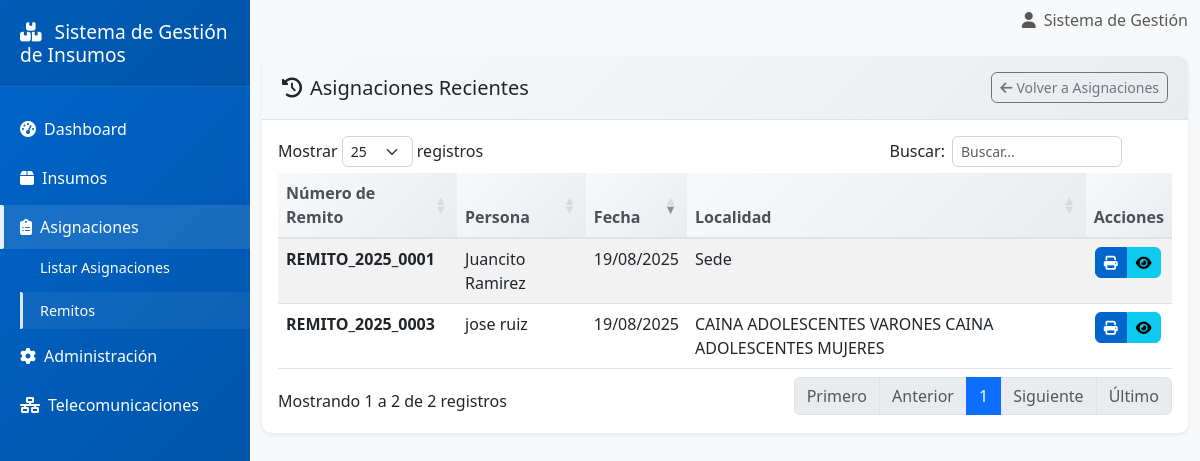
The page /pages/reportes/remito.php on the database its author committed.
### tables this page shows
CREATE TABLE `remitos` (
  `id_remito` int(11) NOT NULL,
  `numero_remito` varchar(50) NOT NULL,
  `id_sede` int(11) NOT NULL,
  `id_area` int(11) NOT NULL,
  `nombre_persona_asignada` varchar(100) NOT NULL,
  `apellido_persona_asignada` varchar(100) NOT NULL,
  `fecha_asignacion` date NOT NULL,
  `estado` enum('Activa','Devuelta') NOT NULL DEFAULT 'Activa',
  `fecha_devolucion` date DEFAULT NULL,
  `observaciones` varchar(255) DEFAULT NULL
);

CREATE TABLE `sedes` (
  `id_sede` int(11) NOT NULL,
  `id_localidad` int(11) NOT NULL,
  `nombre_sede` varchar(100) NOT NULL,
  `direccion` varchar(255) DEFAULT NULL,
  `delegado_nombre` varchar(100) DEFAULT NULL,
  `delegado_apellido` varchar(100) DEFAULT NULL,
  `delegado_telefono` varchar(50) DEFAULT NULL
);

### includes/config.php (called while the page is built, shortened)
<?php
function app_base_url(): string {
    $env = getenv('APP_BASE_URL');
    $script = isset($_SERVER['SCRIPT_NAME']) ? $_SERVER['SCRIPT_NAME'] : '';
    if (strpos($script, '/pages/') !== false) {
        return substr($script, 0, strpos($script, '/pages/'));
    }
    return defined('BASE_URL') ? BASE_URL : '';
}
?>

### pages/reportes/remito.php (the view, shortened to what this page needs)
<?php
require_once '../../includes/config.php';
$conexion = conectarDB();
$stmt = $conexion->query("SELECT r.numero_remito, r.fecha_asignacion, r.nombre_persona_asignada, r.apellido_persona_asignada,
                                 ar.nombre_area, s.nombre_sede
                          FROM remitos r
                          JOIN areas ar ON r.id_area = ar.id_area
                          JOIN sedes s ON r.id_sede = s.id_sede
                          ORDER BY r.fecha_asignacion DESC
                          LIMIT 10");
$asignaciones_recientes = $stmt->fetchAll();
?>
<?php include '../../includes/header.php'; ?>
<div class="card">
    <div class="card-header d-flex justify-content-between align-items-center">
        <h5 class="mb-0">
            <i class="fas fa-history me-2"></i>Asignaciones Recientes
        </h5>
        <a class="btn btn-outline-secondary btn-sm" href="<?php echo app_base_url(); ?>/pages/asignaciones/listar.php">
            <i class="fas fa-arrow-left me-1"></i>Volver a Asignaciones
        </a>
    </div>
    <div class="card-body">
        <?php if (empty($asignaciones_recientes)): ?>
            <div class="text-center py-4">
                <i class="fas fa-file-pdf fa-3x text-muted mb-3"></i>
                <h5 class="text-muted">No hay remitos recientes</h5>
                <p class="text-muted">No se han generado remitos aún</p>
            </div>
        <?php else: ?>
            <div class="table-responsive">
                <table class="table table-striped datatable" id="tablaRemitos" data-default-order-col="2" data-default-order-dir="desc">
                    <thead>
                        <tr>
                            <th>Número de Remito</th>
                            <th>Persona</th>
                            <th>Fecha</th>
                            <th>Localidad</th>
                            <th>Acciones</th>
                        </tr>
                    </thead>
                    <tbody>
                        <?php foreach ($asignaciones_recientes as $asignacion): ?>
                            <tr>
                                <td><strong><?php echo htmlspecialchars($asignacion['numero_remito']); ?></strong></td>
                                <td><?php echo htmlspecialchars($asignacion['nombre_persona_asignada'] . ' ' . $asignacion['apellido_persona_asignada']); ?></td>
                                <td data-order="<?php echo strtotime($asignacion['fecha_asignacion']); ?>"><?php echo date('d/m/Y', strtotime($asignacion['fecha_asignacion'])); ?></td>
                                <td><?php echo htmlspecialchars($asignacion['nombre_sede']); ?></td>
                                <td>
                                    <div class="btn-group" role="group">
                                        <button type="button" class="btn btn-sm btn-primary" onclick="generarRemitoPDF('<?php echo $asignacion['numero_remito']; ?>')" data-bs-toggle="tooltip" title="Imprimir remito">
                                            <i class="fas fa-print"></i>
                                        </button>
                                        <a href="?remito=<?php echo $asignacion['numero_remito']; ?>" class="btn btn-sm btn-info" data-bs-toggle="tooltip" title="Ver detalles">
                                            <i class="fas fa-eye"></i>
                                        </a>
                                    </div>
                                </td>
                            </tr>
                        <?php endforeach; ?>
                    </tbody>
                </table>
            </div>
        <?php endif; ?>
    </div>
</div>
<?php include '../../includes/footer.php'; ?>

### public/css/style.css (style rules this page uses)
:root { --primary-color: #0066cc; --secondary-color: #ffffff; --success-color: #009933; --warning-color: #ffcc00; --danger-color: #cc0000; --info-color: #0099cc; --light-color: #f8f9fa; --dark-color: #212529; }
body { font-family: 'Segoe UI', Tahoma, Geneva, Verdana, sans-serif; background-color: #f8f9fa; margin: 0; padding: 0; }
.card { border: none; border-radius: 10px; box-shadow: 0 0.125rem 0.25rem rgba(0, 0, 0, 0.075); transition: all 0.3s ease; }
.card-header { background: linear-gradient(135deg, #f8f9fa 0%, #e9ecef 100%); border-bottom: 1px solid #dee2e6; border-radius: 10px 10px 0 0 !important; padding: 1rem 1.25rem; font-weight: 600; }
.btn { border-radius: 8px; font-weight: 500; transition: all 0.3s ease; }
.btn-primary { background-color: var(--primary-color); border-color: var(--primary-color); }
.btn-sm { padding: 0.25rem 0.5rem; font-size: 0.875rem; border-radius: 6px; }
.table { margin-bottom: 0; }
.table thead th { background: linear-gradient(135deg, #f8f9fa 0%, #e9ecef 100%); border-bottom: 2px solid #dee2e6; font-weight: 600; color: #495057; }
.btn-group .btn { margin: 0 1px; }
.btn-group .btn[onclick] { cursor: pointer; pointer-events: auto; }
.dataTables_wrapper .btn-group .btn { pointer-events: auto !important; }

### rows shown on the page
remitos: numero_remito "REMITO_2025_0001", nombre_persona_asignada+apellido_persona_asignada "Juancito Ramirez", fecha_asignacion "19/08/2025", id_sede.nombre_sede "Sede"
remitos: numero_remito "REMITO_2025_0003", nombre_persona_asignada+apellido_persona_asignada "jose ruiz", fecha_asignacion "19/08/2025", id_sede.nombre_sede "CAINA ADOLESCENTES VARONES CAINA ADOLESCENTES MUJERES"

### other values the page prints
APP_NAME "Sistema de Gestión de Insumos"
